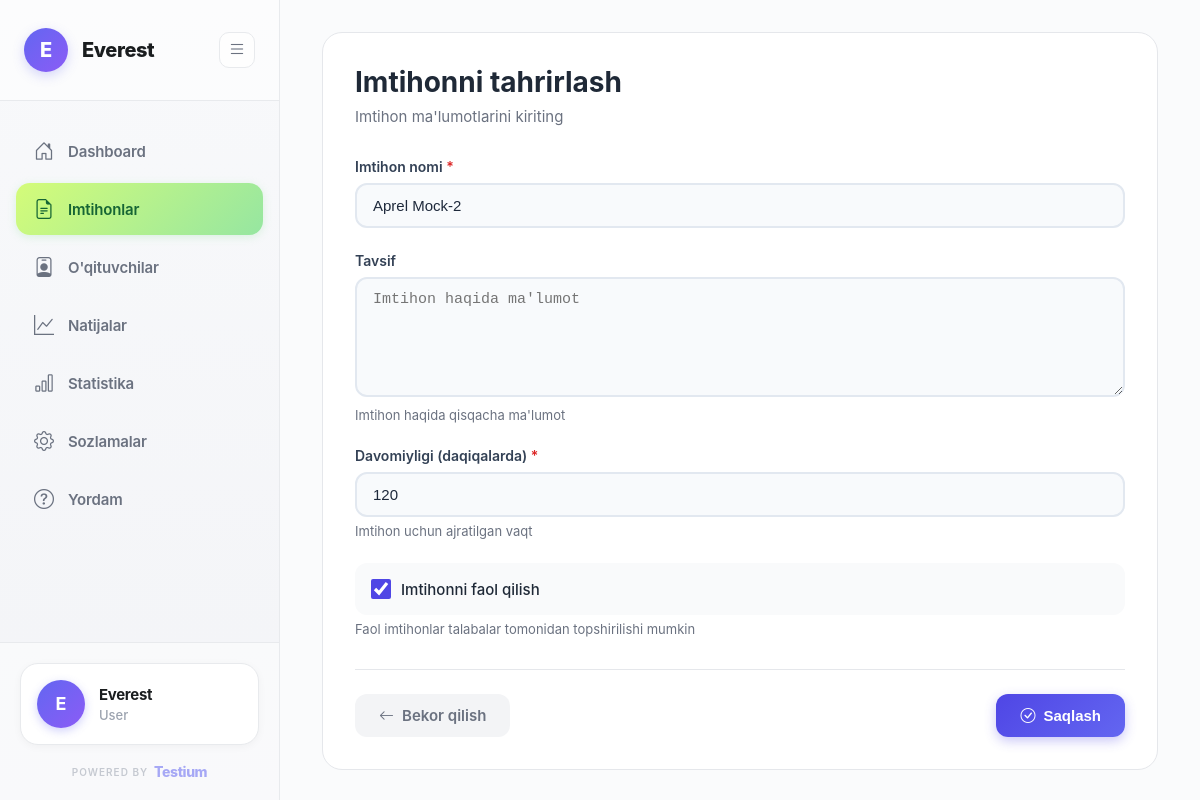
Page /exams/2/edit/ (signed in) on the committed database.
### organizations/models.py (models this page shows, shortened)
class Organization(AbstractUser):
    full_name = models.CharField(max_length=255, default='User')
    organization_name = models.CharField(max_length=255)
    email = models.EmailField(unique=True)
    phone = models.CharField(max_length=20, unique=True)
    created_at = models.DateTimeField(auto_now_add=True)
    updated_at = models.DateTimeField(auto_now=True)
    USERNAME_FIELD = 'email'
    REQUIRED_FIELDS = ['username', 'full_name', 'organization_name']
    class Meta:
        db_table = 'organizations'
        verbose_name = 'Organization'
        verbose_name_plural = 'Organizations'

### exams/models.py (models this page shows, shortened)
class Exam(models.Model):
    organization = models.ForeignKey(settings.AUTH_USER_MODEL, on_delete=models.CASCADE, related_name='exams')
    title = models.CharField(max_length=255)
    description = models.TextField(blank=True)
    duration = models.IntegerField(help_text='Duration in minutes')
    is_active = models.BooleanField(default=True)
    created_at = models.DateTimeField(auto_now_add=True)
    updated_at = models.DateTimeField(auto_now=True)
    class Meta:
        db_table = 'exams'
        ordering = ['-created_at']

### exams/views_mvt.py (the view)
@login_required
def exam_edit_view(request, pk):
    exam = get_object_or_404(Exam, pk=pk, organization=request.user)
    if request.method == 'POST':
        form = ExamForm(request.POST, instance=exam)
        if form.is_valid():
            form.save()
            messages.success(request, 'Imtihon yangilandi!')
            return redirect('exam_detail', pk=exam.pk)
    else:
        form = ExamForm(instance=exam)
    return render(request, 'exams/exam_form.html', {'form': form, 'title': 'Imtihonni tahrirlash', 'exam': exam})

### exams/forms.py
class ExamForm(forms.ModelForm):
    class Meta:
        model = Exam
        fields = ('title', 'description', 'duration', 'is_active')
        widgets = {
            'title': forms.TextInput(attrs={
                'class': 'form-control',
                'placeholder': 'Imtihon nomi'
            }),
            'description': forms.Textarea(attrs={
                'class': 'form-control',
                'rows': 4,
                'placeholder': 'Imtihon haqida ma\'lumot'
            }),
            'duration': forms.NumberInput(attrs={
                'class': 'form-control',
                'placeholder': 'Davomiyligi (daqiqalarda)',
                'min': 1
            }),
            'is_active': forms.CheckboxInput(attrs={
                'class': 'form-check-input'
            })
        }

### organizations/context_processors.py (called while the page is built)
def organization_settings(request):
    if request.user.is_authenticated and hasattr(request.user, 'settings'):
        return {
            'org_settings': request.user.settings
        }
    return {}

### templates/exams/exam_form.html (shortened to what this page needs)
{% extends 'base.html' %}
{% block content %}
<div class="page-container">
    <div class="form-card">
        <div class="form-header">
            <h1 class="form-title">{{ title }}</h1>
            <p class="form-subtitle">Imtihon ma'lumotlarini kiriting</p>
        </div>
        <form method="post">
            <div class="form-group">
                <label class="form-label">
                    Imtihon nomi <span class="required">*</span>
                </label>
                {{ form.title }}
            </div>
            <div class="form-group">
                <label class="form-label">Tavsif</label>
                {{ form.description }}
                <div class="form-help">Imtihon haqida qisqacha ma'lumot</div>
            </div>
            <div class="form-group">
                <label class="form-label">
                    Davomiyligi (daqiqalarda) <span class="required">*</span>
                </label>
                {{ form.duration }}
                <div class="form-help">Imtihon uchun ajratilgan vaqt</div>
            </div>
            <div class="form-group">
                <div class="form-check">
                    {{ form.is_active }}
                    <label class="form-check-label" for="{{ form.is_active.id_for_label }}">
                        Imtihonni faol qilish
                    </label>
                </div>
                <div class="form-help">Faol imtihonlar talabalar tomonidan topshirilishi mumkin</div>
            </div>
            <div class="form-actions">
                <a href="{% if exam %}{% url 'exam_detail' exam.pk %}{% else %}{% url 'exam_list' %}{% endif %}" class="btn btn-secondary">
                    <i class="bi bi-arrow-left"></i>
                    Bekor qilish
                </a>
                <button type="submit" class="btn btn-primary">
                    <i class="bi bi-check-circle"></i>
                    Saqlash
                </button>
            </div>
        </form>
    </div>
</div>
{% endblock %}

### templates/base.html (shortened to what this page needs)
<!DOCTYPE html>
<html lang="uz">
<head>
    <link href="https://cdn.jsdelivr.net/npm/bootstrap-icons@1.10.0/font/bootstrap-icons.css" rel="stylesheet">
    {% load static %}
</head>
<body>
    {% if user.is_authenticated %}
    <div class="dashboard-layout">
        <aside class="sidebar" id="sidebar">
            <div class="sidebar-header">
                <a href="{% url 'dashboard' %}" class="logo">
                    {% if user.settings.logo %}
                    <div class="logo-icon" style="background: none; padding: 0;">
                        <img src="{{ user.settings.logo.url }}" alt="{{ user.organization_name }}" style="width: 40px; height: 40px; object-fit: cover; border-radius: 50%;">
                    </div>
                    {% else %}
                    <div class="logo-icon">
                        {{ user.organization_name|first|upper }}
                    </div>
                    {% endif %}
                    <span class="logo-text">{{ user.organization_name }}</span>
                </a>
                <button class="toggle-btn" id="toggleSidebar">
                    <i class="bi bi-list"></i>
                </button>
            </div>
            <nav class="sidebar-menu">
                <a href="{% url 'dashboard' %}" class="menu-item {% if request.resolver_match.url_name == 'dashboard' %}active{% endif %}">
                    <i class="bi bi-house-door"></i>
                    <span>Dashboard</span>
                </a>
                <a href="{% url 'exam_list' %}" class="menu-item {% if 'exam' in request.path and 'result' not in request.path %}active{% endif %}">
                    <i class="bi bi-file-earmark-text"></i>
                    <span>Imtihonlar</span>
                </a>
                <a href="{% url 'teacher_list' %}" class="menu-item {% if 'teacher' in request.path %}active{% endif %}">
                    <i class="bi bi-person-badge"></i>
                    <span>O'qituvchilar</span>
                </a>
                <a href="{% url 'results_list' %}" class="menu-item {% if request.resolver_match.url_name == 'results_list' or request.resolver_match.url_name == 'result_detail' %}active{% endif %}">
                    <i class="bi bi-graph-up"></i>
                    <span>Natijalar</span>
                </a>
                <a href="{% url 'analytics' %}" class="menu-item {% if request.resolver_match.url_name == 'analytics' %}active{% endif %}">
                    <i class="bi bi-bar-chart"></i>
                    <span>Statistika</span>
                </a>
                <a href="{% url 'settings' %}" class="menu-item {% if 'settings' in request.path %}active{% endif %}">
                    <i class="bi bi-gear"></i>
                    <span>Sozlamalar</span>
                </a>
                <a href="{% url 'support' %}" class="menu-item {% if 'support' in request.path %}active{% endif %}">
                    <i class="bi bi-question-circle"></i>
                    <span>Yordam</span>
                </a>
            </nav>
            <div class="sidebar-footer">
                <a href="#" onclick="confirmLogout(event)" class="user-profile">
                    <div class="user-avatar">
                        {{ user.organization_name|first|upper }}
                    </div>
                    <div class="user-info">
                        <div class="user-name">{{ user.organization_name }}</div>
                        <div class="user-role">{{ user.full_name }}</div>
                    </div>
                </a>
                <div class="powered-by">
                    <a href="https://testium.uz" target="_blank" class="powered-link">
                        <span class="powered-label">POWERED BY</span>
                        <span class="powered-brand">Testium</span>
                    </a>
                </div>
            </div>
        </aside>
        <main class="main-content">
            {% block content %}{% endblock %}
        </main>
    </div>
    {% endif %}
</body>
</html>

### templates/exams/exam_form.html (style rules this page uses)
.page-container { padding: 32px; max-width: 900px; margin: 0 auto; }
.form-card { background: white; border-radius: 20px; padding: 32px; border: 1px solid #e5e7eb; }
.form-header { margin-bottom: 32px; }
.form-title { font-size: 28px; font-weight: 700; color: #1f2937; margin-bottom: 8px; }
.form-subtitle { font-size: 15px; color: #6b7280; }
.form-group { margin-bottom: 24px; }
.form-label { display: block; font-size: 14px; font-weight: 600; color: #334155; margin-bottom: 8px; }
.form-label .required { color: #dc2626; }
.form-control { width: 100%; padding: 12px 16px; font-size: 15px; border: 2px solid #e2e8f0; border-radius: 12px; background: #f8fafc; color: #1e293b; transition: all 0.3s ease; outline: none; }
textarea.form-control { min-height: 120px; resize: vertical; }
.form-check { display: flex; align-items: center; gap: 10px; padding: 16px; background: #f9fafb; border-radius: 12px; cursor: pointer; transition: all 0.2s ease; }
.form-check input[type="checkbox"] { width: 20px; height: 20px; cursor: pointer; accent-color: #4F46E5; }
.form-check-label { font-size: 15px; font-weight: 500; color: #1f2937; cursor: pointer; margin: 0; }
.form-actions { display: flex; justify-content: space-between; gap: 12px; margin-top: 32px; padding-top: 24px; border-top: 1px solid #e5e7eb; }
.btn { padding: 12px 24px; border-radius: 12px; border: none; font-size: 15px; font-weight: 600; cursor: pointer; transition: all 0.2s ease; display: inline-flex; align-items: center; gap: 8px; text-decoration: none; }
.btn-secondary { background: #f3f4f6; color: #6b7280; }
.btn-primary { background: linear-gradient(135deg, #4F46E5, #6366F1); color: white; box-shadow: 0 4px 12px rgba(79, 70, 229, 0.3); }
.form-help { font-size: 13px; color: #6b7280; margin-top: 6px; }

### rows in the picture
Organization: organization_name|first "E", organization_name "Everest", full_name "User"
Exam: title "Aprel Mock-2", duration "120", is_active "☑"

### other values in the picture
{{ title }} "Imtihonni tahrirlash"
